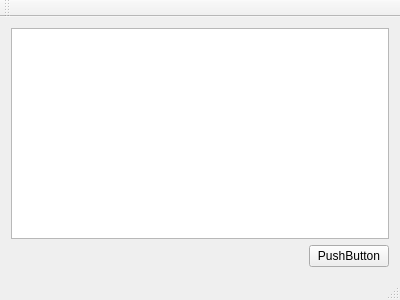
<?xml version="1.0" encoding="UTF-8"?>
<ui version="4.0">
 <class>MainWindow</class>
 <widget class="QMainWindow" name="MainWindow">
  <property name="geometry">
   <rect>
    <x>0</x>
    <y>0</y>
    <width>400</width>
    <height>300</height>
   </rect>
  </property>
  <property name="windowTitle">
   <string>MainWindow</string>
  </property>
  <widget class="QWidget" name="centralWidget">
   <layout class="QVBoxLayout" name="verticalLayout">
    <item>
     <widget class="QTextBrowser" name="textBrowser"/>
    </item>
    <item>
     <layout class="QHBoxLayout" name="horizontalLayout">
      <item>
       <spacer name="horizontalSpacer">
        <property name="orientation">
         <enum>Qt::Horizontal</enum>
        </property>
        <property name="sizeHint" stdset="0">
         <size>
          <width>40</width>
          <height>20</height>
         </size>
        </property>
       </spacer>
      </item>
      <item>
       <widget class="QPushButton" name="pushButton">
        <property name="text">
         <string>PushButton</string>
        </property>
       </widget>
      </item>
     </layout>
    </item>
   </layout>
  </widget>
  <widget class="QMenuBar" name="menuBar">
   <property name="geometry">
    <rect>
     <x>0</x>
     <y>0</y>
     <width>400</width>
     <height>22</height>
    </rect>
   </property>
  </widget>
  <widget class="QToolBar" name="mainToolBar">
   <attribute name="toolBarArea">
    <enum>TopToolBarArea</enum>
   </attribute>
   <attribute name="toolBarBreak">
    <bool>false</bool>
   </attribute>
  </widget>
  <widget class="QStatusBar" name="statusBar"/>
 </widget>
 <layoutdefault spacing="6" margin="11"/>
 <resources/>
 <connections/>
</ui>
